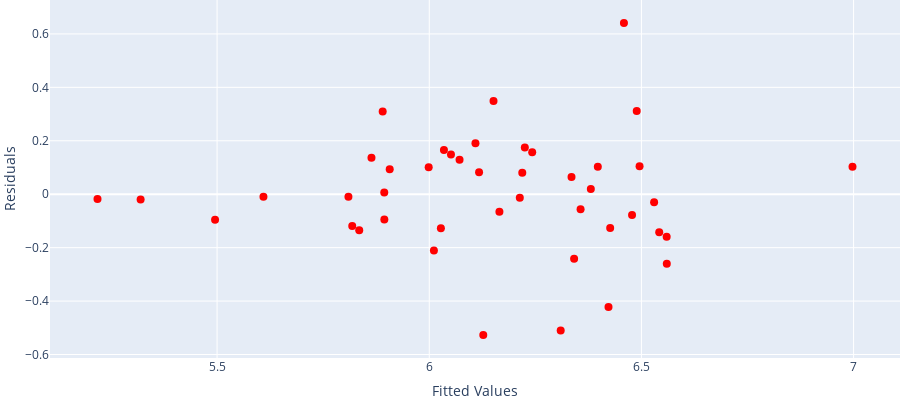

Notebook code cell kept with this figure:
### Markdown cell above
### Residual Plot (Slides 13-15) ###
The plot shows the residuals versus the fitted values. Notice:

- The plot has no trend; the residuals and fitted values are uncorrelated.
- The residuals average out to 0, so the least-squares line through this plot is the horizontal line at height 0.
- There's no pattern in the residuals but the vertical spread varies.

### Code cell
fig3 = go.Figure()
data_scatter = go.Scatter(x=birds["Fitted"], y=birds["Residuals"], 
                            mode="markers",
                            marker=dict(color='red', size=8))
fig3.add_trace(data_scatter)
fig3.update_layout(margin=dict(l=0, r=0, t=0, b=0), 
                  height=400,
                 xaxis_title="Fitted Values",
                 yaxis_title="Residuals")
fig3

### Figure 1 — Plotly figure (JSON) as saved in the notebook; plotly's stock layout.template omitted (floating-point values rounded to 4 significant figures)
{"data": [{"marker": {"color": "red", "size": 8}, "mode": "markers", "type": "scatter", "x": [5.218, 5.495, 5.609, 5.32, 5.894, 6.011, 5.81, 5.907, 6.341, 6.051, 6.151, 5.835, 5.89, 6.243, 6.035, 5.999, 6.109, 6.357, 6.53, 6.422, 6.127, 6.071, 6.219, 5.894, 5.818, 5.864, 6.335, 6.027, 6.225, 6.117, 6.459, 6.397, 6.31, 6.542, 6.478, 6.165, 6.213, 6.489, 6.56, 6.559, 6.381, 6.496, 6.997, 6.426], "y": [-0.01821, -0.09526, -0.009285, -0.0198, 0.006005, -0.211, -0.009542, 0.09318, -0.2414, 0.1488, 0.3485, -0.135, 0.3097, 0.1574, 0.1654, 0.1013, 0.1911, -0.05664, -0.02992, -0.4224, -0.5273, 0.1286, 0.08076, -0.09417, -0.1185, 0.1362, 0.06472, -0.1274, 0.1748, 0.08257, 0.6412, 0.1028, -0.5098, -0.142, -0.07793, -0.06536, -0.0134, 0.3111, -0.2598, -0.1595, 0.01918, 0.1043, 0.1026, -0.1264]}], "layout": {"height": 400, "margin": {"b": 0, "l": 0, "r": 0, "t": 0}, "xaxis": {"title": {"text": "Fitted Values"}}, "yaxis": {"title": {"text": "Residuals"}}}}
